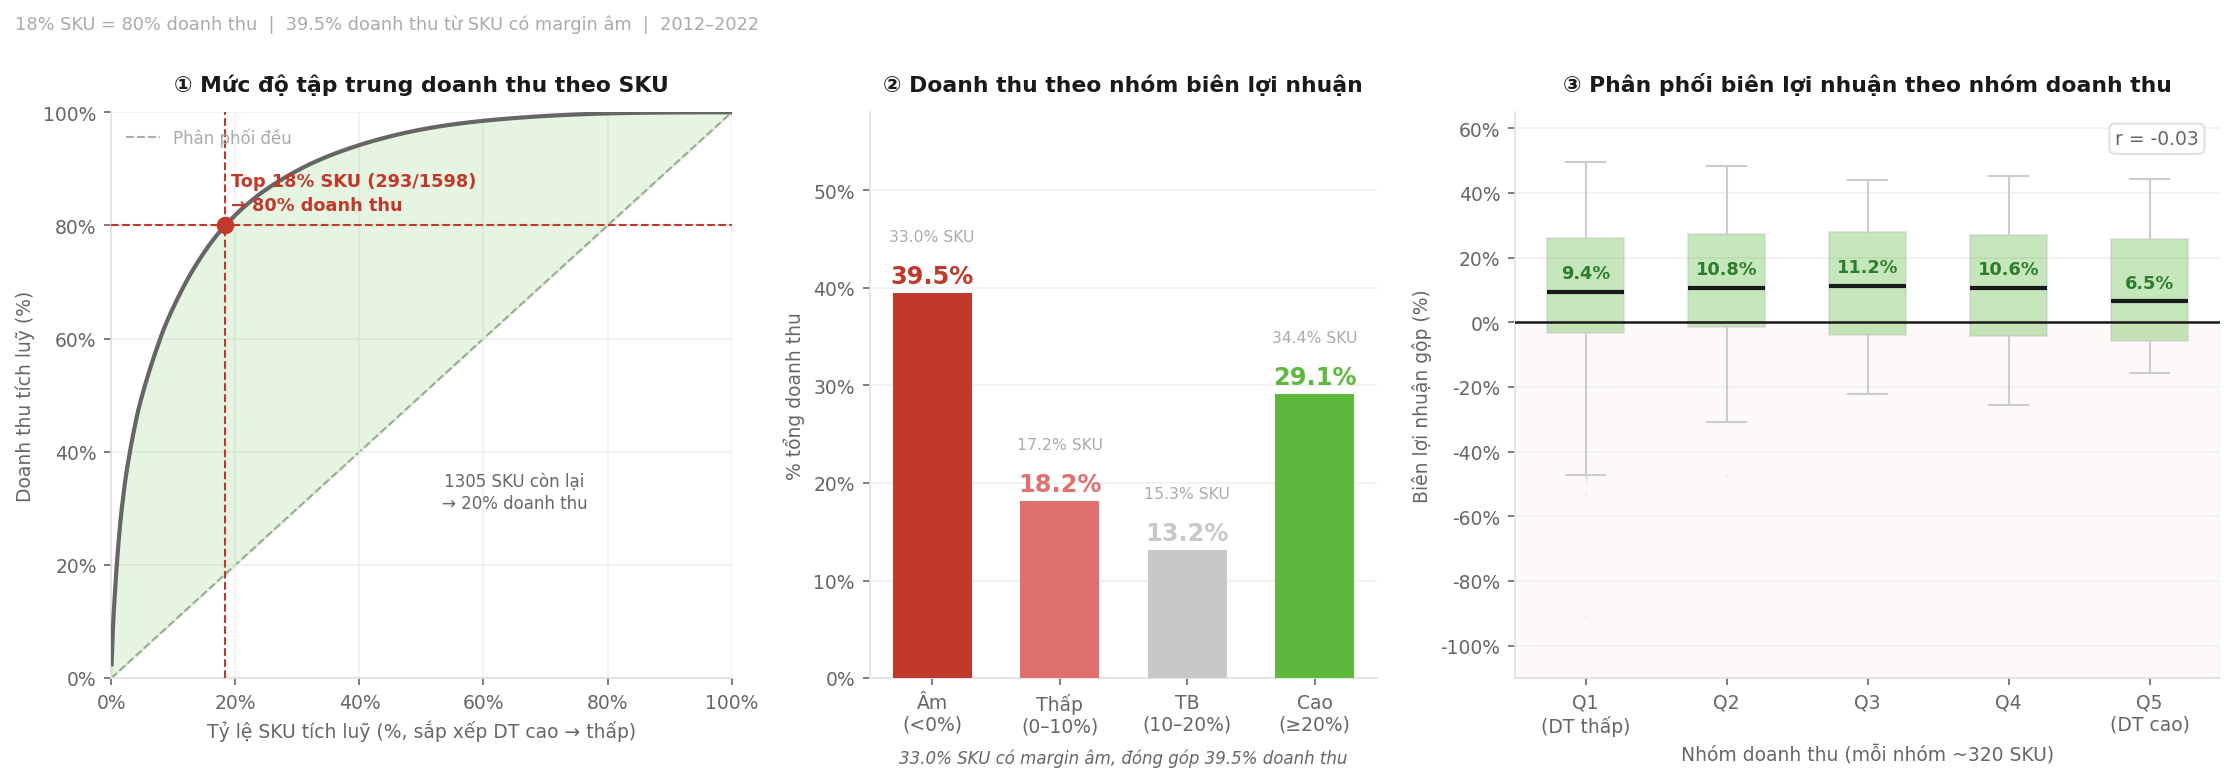

Write the Python code that produced this figure.
import sys, io
sys.stdout = io.TextIOWrapper(sys.stdout.buffer, encoding='utf-8')

import matplotlib.pyplot as plt
import matplotlib.ticker as mticker
import numpy as np
import pandas as pd
import warnings; warnings.filterwarnings('ignore')

prods = pd.read_csv('products.csv')
items = pd.read_csv('order_items.csv', low_memory=False)

items2 = items.merge(
    prods[['product_id', 'product_name', 'category', 'segment', 'cogs']],
    on='product_id', how='left'
)
items2['revenue']      = items2['quantity'] * items2['unit_price'] - items2['discount_amount']
items2['gross_profit'] = items2['revenue'] - items2['quantity'] * items2['cogs']

prod_agg = items2.groupby(['product_id', 'product_name', 'category', 'segment']).agg(
    revenue      = ('revenue',      'sum'),
    gross_profit = ('gross_profit', 'sum'),
).reset_index()
prod_agg['margin_pct'] = prod_agg['gross_profit'] / prod_agg['revenue'] * 100

total_rev = prod_agg['revenue'].sum()
n_total   = len(prod_agg)

prod_s = prod_agg.sort_values('revenue', ascending=False).reset_index(drop=True)
prod_s['cum_rev_pct'] = prod_s['revenue'].cumsum() / total_rev * 100
prod_s['sku_pct']     = (prod_s.index + 1) / n_total * 100
n80      = int((prod_s['cum_rev_pct'] <= 80).sum())
pct80_x  = n80 / n_total * 100          # x-coord of 80% revenue point

prod_agg['bucket'] = pd.cut(
    prod_agg['margin_pct'],
    bins=[-np.inf, 0, 10, 20, np.inf],
    labels=['neg', 'low', 'mid', 'high']
)
bkt_rev = prod_agg.groupby('bucket', observed=True)['revenue'].sum() / total_rev * 100
bkt_cnt = prod_agg.groupby('bucket', observed=True)['product_id'].count() / n_total * 100

prod_agg['rev_q'] = pd.qcut(prod_agg['revenue'], 5, labels=False)
q_labels = ['Q1\n(DT thấp)', 'Q2', 'Q3', 'Q4', 'Q5\n(DT cao)']
q_data   = [prod_agg[prod_agg['rev_q'] == i]['margin_pct'].dropna().values
            for i in range(5)]
q_medians = [np.median(d) for d in q_data]

corr = prod_agg['revenue'].corr(prod_agg['margin_pct'])

C_HI2   = '#5db83d'
C_WARN  = '#e07070'
C_WARN2 = '#c0392b'
C_LGRAY = '#e8e8e8'
C_TXT   = '#1a1a1a'
C_MID   = '#666666'
C_MUTED = '#aaaaaa'
C_BG    = '#ffffff'
C_GRID  = '#f0f0f0'

BKT_COLORS = [C_WARN2, C_WARN, '#c8c8c8', C_HI2]

fig, axes = plt.subplots(1, 3, figsize=(15, 5.8),
                         gridspec_kw={'width_ratios': [1.1, 0.90, 1.25]},
                         facecolor=C_BG)
fig.patch.set_facecolor(C_BG)

for ax in axes:
    ax.set_facecolor(C_BG)
    ax.spines[['top', 'right']].set_visible(False)
    ax.spines[['left', 'bottom']].set_color('#e0e0e0')
    ax.tick_params(colors=C_MID, labelsize=9)

ax1 = axes[0]

sku_pcts  = prod_s['sku_pct'].values
cum_revs  = prod_s['cum_rev_pct'].values

ax1.plot([0, 100], [0, 100], color=C_MUTED, lw=1.0, ls='--', zorder=1,
         label='Phân phối đều')

ax1.fill_between(sku_pcts, sku_pcts, cum_revs,
                 alpha=0.15, color=C_HI2, zorder=2)

ax1.plot(sku_pcts, cum_revs, color=C_MID, lw=2.0, zorder=3)

ax1.axhline(80, color=C_WARN2, lw=1.0, ls='--', zorder=4)
ax1.axvline(pct80_x, color=C_WARN2, lw=1.0, ls='--', zorder=4)
ax1.scatter([pct80_x], [80], color=C_WARN2, s=55, zorder=6)

ax1.text(pct80_x + 1, 82,
         f'Top {pct80_x:.0f}% SKU ({n80}/{n_total})\n→ 80% doanh thu',
         fontsize=8.5, color=C_WARN2, fontweight='bold', va='bottom', linespacing=1.4)

ax1.text(65, 30,
         f'{n_total - n80} SKU còn lại\n→ 20% doanh thu',
         ha='center', fontsize=8, color=C_MID, linespacing=1.3)

ax1.set_xlim(0, 100)
ax1.set_ylim(0, 100)
ax1.set_xlabel('Tỷ lệ SKU tích luỹ (%, sắp xếp DT cao → thấp)', fontsize=9, color=C_MID)
ax1.set_ylabel('Doanh thu tích luỹ (%)', fontsize=9, color=C_MID)
ax1.xaxis.set_major_formatter(mticker.FormatStrFormatter('%.0f%%'))
ax1.yaxis.set_major_formatter(mticker.FormatStrFormatter('%.0f%%'))
ax1.grid(color=C_GRID, lw=0.8)
ax1.set_title('① Mức độ tập trung doanh thu theo SKU',
              fontsize=10.5, fontweight='bold', color=C_TXT, pad=10)

leg = ax1.legend(fontsize=8, framealpha=0, loc='upper left')
leg.get_texts()[0].set_color(C_MUTED)

ax2 = axes[1]

bkt_order  = ['neg', 'low', 'mid', 'high']
bkt_labels = ['Âm\n(<0%)', 'Thấp\n(0–10%)', 'TB\n(10–20%)', 'Cao\n(≥20%)']
rev_vals   = [float(bkt_rev[b]) for b in bkt_order]
cnt_vals   = [float(bkt_cnt[b]) for b in bkt_order]

ax2.bar(range(4), rev_vals, color=BKT_COLORS, width=0.62, zorder=3)
ax2.grid(axis='y', color=C_GRID, lw=0.8, zorder=0)

for i, (rv, cv, col) in enumerate(zip(rev_vals, cnt_vals, BKT_COLORS)):
    ax2.text(i, rv + 0.5, f'{rv:.1f}%',
             ha='center', fontsize=11.5, color=col, fontweight='bold', va='bottom')
    ax2.text(i, rv + 5.0, f'{cv:.1f}% SKU',
             ha='center', fontsize=7.5, color=C_MUTED, va='bottom')

ax2.set_xticks(range(4))
ax2.set_xticklabels(bkt_labels, fontsize=9)
ax2.set_ylim(0, 58)
ax2.set_ylabel('% tổng doanh thu', fontsize=9, color=C_MID)
ax2.yaxis.set_major_formatter(mticker.FormatStrFormatter('%.0f%%'))

neg_rev = rev_vals[0]
ax2.text(0.5, -0.15,
    f'33.0% SKU có margin âm, đóng góp {neg_rev:.1f}% doanh thu',
    transform=ax2.transAxes, ha='center', fontsize=8,
    color=C_MID, style='italic', linespacing=1.5)

ax2.set_title('② Doanh thu theo nhóm biên lợi nhuận',
              fontsize=10.5, fontweight='bold', color=C_TXT, pad=10)

ax3 = axes[2]

bp = ax3.boxplot(
    q_data,
    patch_artist=True,
    widths=0.55,
    medianprops=dict(color=C_TXT, lw=2.0),
    whiskerprops=dict(color='#cccccc', lw=1.0),
    capprops=dict(color='#cccccc', lw=1.0),
    flierprops=dict(marker='.', markersize=3, alpha=0.15,
                    markerfacecolor=C_MUTED, markeredgecolor='none'),
)

for patch, med in zip(bp['boxes'], q_medians):
    patch.set_facecolor(C_HI2 if med >= 0 else C_WARN)
    patch.set_alpha(0.35)
    patch.set_edgecolor('#bbbbbb')

for i, med in enumerate(q_medians):
    col = '#2d7d2d' if med >= 0 else C_WARN2
    ax3.text(i + 1, med + 3, f'{med:.1f}%',
             ha='center', fontsize=8.5, color=col, fontweight='bold', va='bottom')

ax3.axhline(0, color=C_TXT, lw=1.2, zorder=4)
ax3.axhspan(-110, 0, alpha=0.04, color=C_WARN, zorder=1)

ax3.set_xticklabels(q_labels, fontsize=9)
ax3.set_ylabel('Biên lợi nhuận gộp (%)', fontsize=9, color=C_MID)
ax3.set_ylim(-110, 65)
ax3.yaxis.set_major_formatter(mticker.FormatStrFormatter('%.0f%%'))
ax3.grid(axis='y', color=C_GRID, lw=0.8, zorder=0)
ax3.set_xlabel('Nhóm doanh thu (mỗi nhóm ~320 SKU)', fontsize=9, color=C_MID)

ax3.text(0.97, 0.97, f'r = {corr:.2f}',
         transform=ax3.transAxes, ha='right', va='top', fontsize=9, color=C_MID,
         bbox=dict(fc=C_BG, ec='#e0e0e0', boxstyle='round,pad=0.3'))

ax3.set_title('③ Phân phối biên lợi nhuận theo nhóm doanh thu',
              fontsize=10.5, fontweight='bold', color=C_TXT, pad=10)

fig.text(0.01, 0.958,
    '18% SKU = 80% doanh thu  |  39.5% doanh thu từ SKU có margin âm  |  2012–2022',
    fontsize=8.5, color=C_MUTED, va='top')

plt.tight_layout(rect=[0, 0.05, 1, 0.92])
plt.savefig('chart_portfolio.png', dpi=150, bbox_inches='tight', facecolor=C_BG)
print('Saved.')
